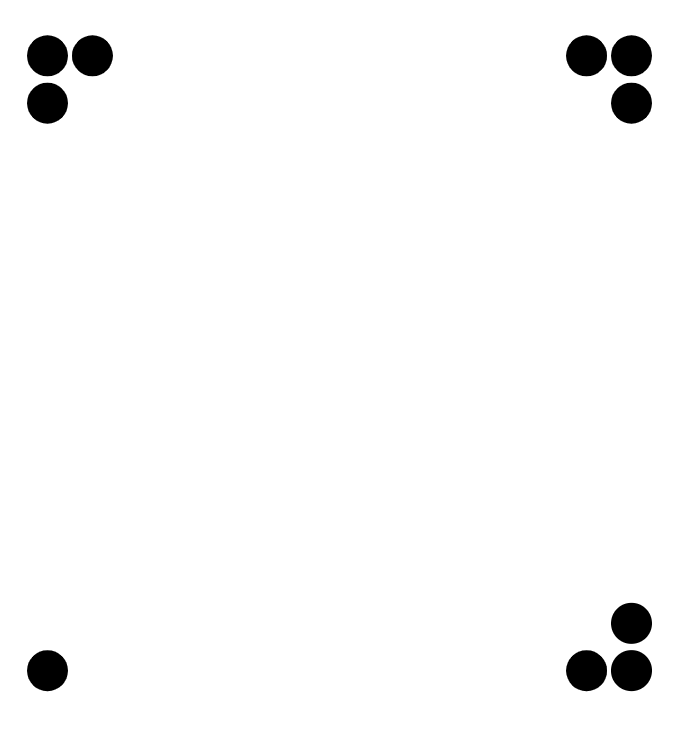
//> input picture Test/imgs/dd.png, 674 x 735 px
$ ./INBOX_base   (built with g++ and OpenCV 4)
//> lines starting //> are read from the running program, lines starting //| are printed output that depends on the picture; after the words box and inside, x2 and y2 are one past the last pixel; in counts of white or black regions, pixels touching at a corner belong together
#include <opencv2/opencv.hpp>
#include <vector>

using namespace cv;
using namespace std;

int main() {
    // 이미지 불러오기
    Mat original = imread("imgs/dd.PNG");
//> original is the input picture: 735 rows x 674 cols, CV_8UC3; min 0, max 255, mean 248.2
    Mat target = imread("imgs/dT.jpg", IMREAD_GRAYSCALE);
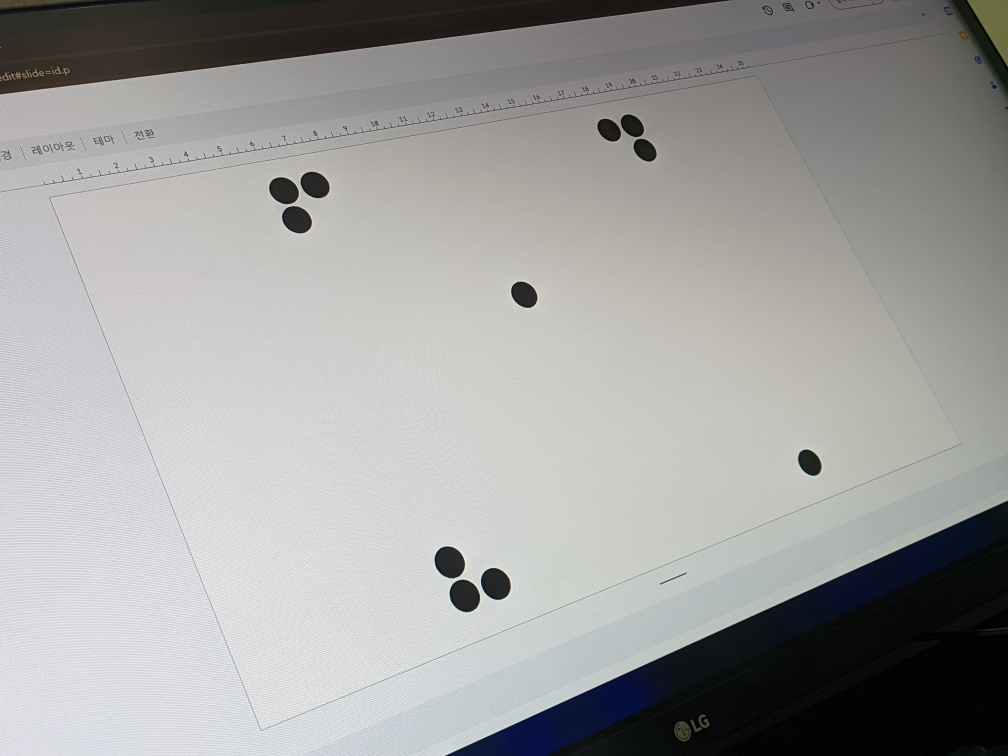
//> input picture Test/imgs/dT.jpg, 4032 x 3024 px (shown at 1/4 size)
//> target: 3024 rows x 4032 cols, CV_8UC1; min 0, max 255, mean 159.8

    // 이미지 크기 조정
    resize(target, target, {}, 0.3, 0.3);
//> target: 907 rows x 1210 cols, CV_8UC1
    resize(original, original, {}, 0.7, 0.7);
//> original: 514 rows x 472 cols, CV_8UC3

    // 이미지 불러오기 확인
    if (original.empty() || target.empty()) {
        cout << "이미지를 불러오는 데 실패했습니다." << endl;
        return -1;
    }

    // 전처리 - 가우시안 블러와 쓰레시홀딩
    GaussianBlur(target, target, Size(9, 9), 0);
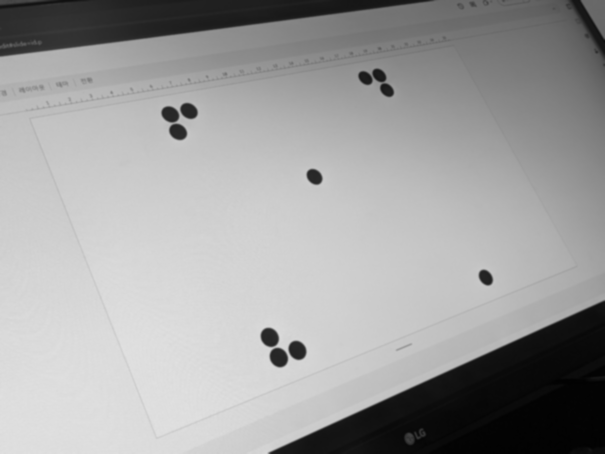
//> target: 907 rows x 1210 cols, CV_8UC1 (shown at 1/2 size); min 1, max 225, mean 159.8
    threshold(target, target, 0, 255, THRESH_BINARY | THRESH_OTSU);
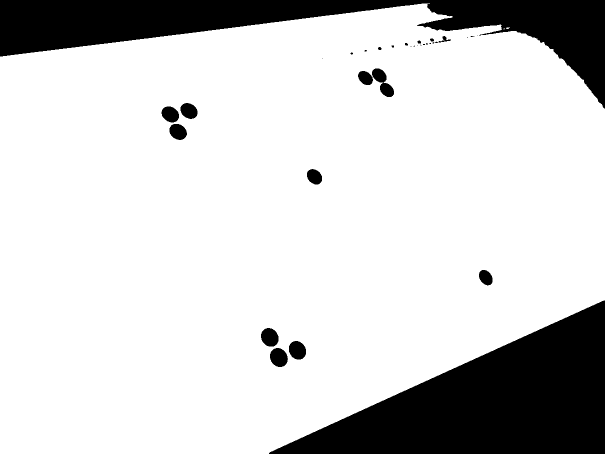
//> target: 907 rows x 1210 cols, CV_8UC1 (shown at 1/2 size); 82.1% white; 33 black regions (16 under 20 px), largest, box (x1, y1, x2, y2) and area: (538, 601, 1210, 907) 103954, (0, 0, 1210, 217) 82872, (744, 137, 788, 194) 1207
    GaussianBlur(original, original, Size(9, 9), 0);
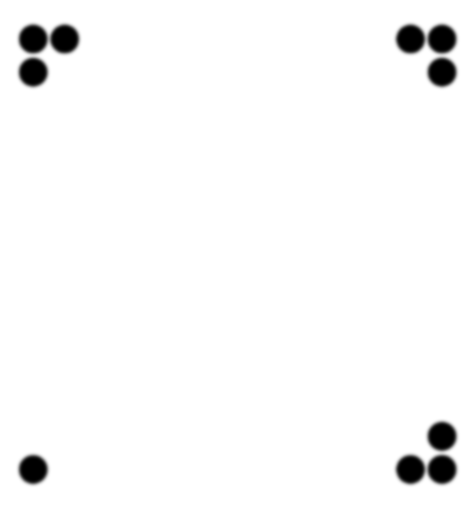
//> original: 514 rows x 472 cols, CV_8UC3; min 0, max 255, mean 248.2


    cv::imshow("2", target);
    waitKey(0);

    // Canny 엣지 검출

    // KAZE 특징 검출기 생성
    Ptr<KAZE> detector = KAZE::create();

    // 키 포인트와 디스크립터 추출
    vector<KeyPoint> keypointsOriginal, keypointsTarget;
    Mat descriptorsOriginal, descriptorsTarget;
    detector->detectAndCompute(original, noArray(), keypointsOriginal, descriptorsOriginal);
//> keypointsOriginal = 217 keypoints; strongest (x, y, size): (33, 469, 16.8), (33, 73, 16.4), (441, 73, 16.4), (441, 435, 16.4)
    detector->detectAndCompute(target, noArray(), keypointsTarget, descriptorsTarget);
//> keypointsTarget = 1411 keypoints; strongest (x, y, size): (629, 353, 17.6), (971, 555, 16.5), (538, 673, 21.2), (774, 181, 16.1)

    // BFMatcher로 매칭 수행
    BFMatcher matcher(NORM_L2);
    vector<vector<DMatch>> knnMatches;
    matcher.knnMatch(descriptorsOriginal, descriptorsTarget, knnMatches, 2);
//> knnMatches = 217 matches

    // Lowe의 비율 테스트를 사용하여 좋은 매칭 필터링
    const float ratio_thresh = 0.80f;
    vector<DMatch> goodMatches;
    for (size_t i = 0; i < knnMatches.size(); i++) {
        if (knnMatches[i][0].distance < ratio_thresh * knnMatches[i][1].distance) {
            goodMatches.push_back(knnMatches[i][0]);
        }
    }
//> after the loop, goodMatches = 66 matches

    // 변환 행렬 계산
    vector<Point2f> obj, scene;
    for (size_t i = 0; i < goodMatches.size(); i++) {
        obj.push_back(keypointsOriginal[goodMatches[i].queryIdx].pt);
        scene.push_back(keypointsTarget[goodMatches[i].trainIdx].pt);
    }
//> this loop made 66 passes
//> after the loop, obj = 66 Points (x, y), first 12: [425.8, 28.93], [53.44, 37.87], [420.8, 37.98], [22.33, 43.51], [25.99, 47.84], [48.51, 48.15], [425.9, 48.34], [435.3, 48.15], [41.91, 55.15], [432.4, 55.17], [450.7, 55.16], [441.7, 60.47]; scene = 66 Points (x, y), first 12: [773.4, 163], [344.1, 241.9], [548, 687.7], [366.6, 210.1], [363.3, 214.2], [557.2, 690.4], [748.5, 161.9], [355.1, 234], [356.5, 243.7], [557.2, 690.4], [339.6, 247.7], [546.7, 689.7]
    Mat H = findHomography(obj, scene, RANSAC);
//> H = [[-0.482, 1.41, 531.3], [-1.18, -0.132, 774.5], [0.000173, 0.000462, 1]]

    // 사각형의 윤곽 찾기
    vector<Point2f> objCorners(4);
    objCorners[0] = Point2f(0, 0);
    objCorners[1] = Point2f((float)original.cols, 0);
    objCorners[2] = Point2f((float)original.cols, (float)original.rows);
    objCorners[3] = Point2f(0, (float)original.rows);
    vector<Point2f> sceneCorners(4);
    perspectiveTransform(objCorners, sceneCorners, H);
//> sceneCorners = 4 Points (x, y): [531.3, 774.5], [280.6, 202.8], [779.9, 115], [1015.4, 571.1]

    // 윤곽 그리기
    line(target, sceneCorners[0], sceneCorners[1], Scalar(0, 255, 0), 4);
    line(target, sceneCorners[1], sceneCorners[2], Scalar(0, 255, 0), 4);
    line(target, sceneCorners[2], sceneCorners[3], Scalar(0, 255, 0), 4);
    line(target, sceneCorners[3], sceneCorners[0], Scalar(0, 255, 0), 4);
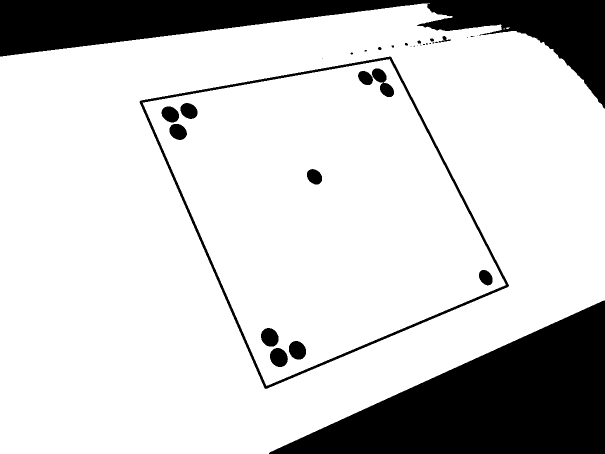
//> target: 907 rows x 1210 cols, CV_8UC1 (shown at 1/2 size); 81.2% white; 34 black regions (16 under 20 px), largest, box (x1, y1, x2, y2) and area: (538, 601, 1210, 907) 103954, (0, 0, 1210, 217) 82872, (279, 113, 1018, 778) 10847

    // 결과 표시
    imshow("Original Image", original);
    imshow("Target Image with Detected Contour", target);
    waitKey(0);

    return 0;
}
